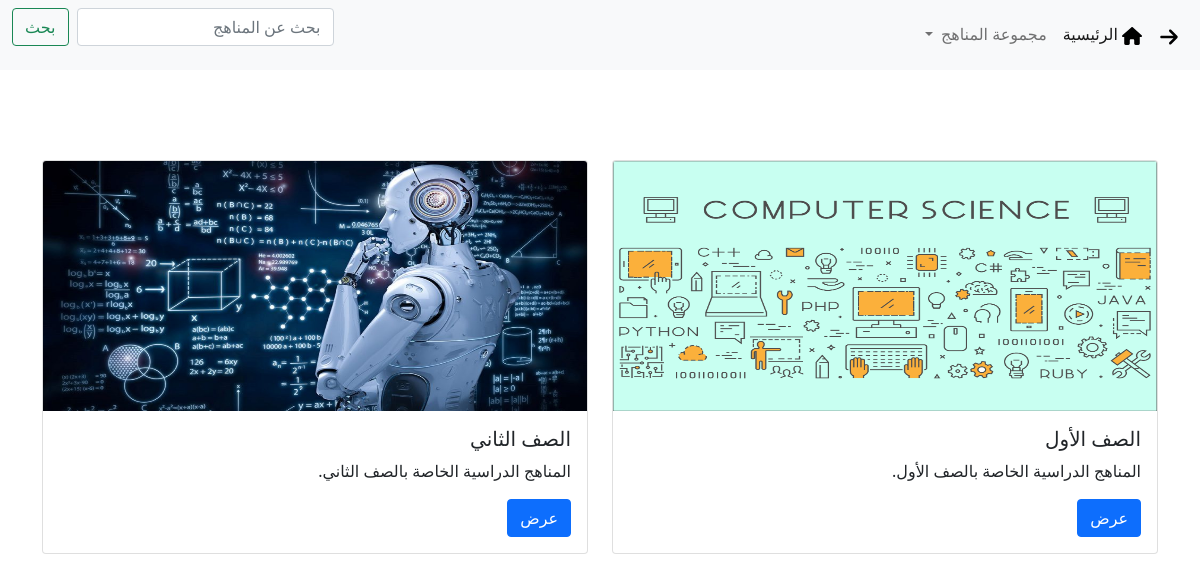
The app's page /, older data.
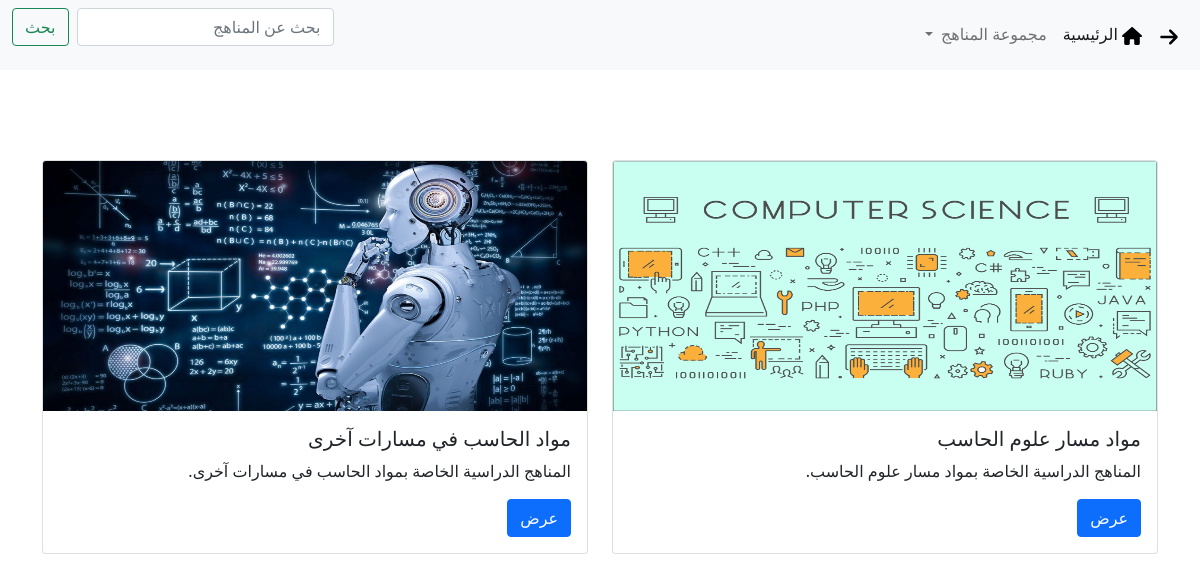
The same page, newer data.
### main/models.py (models this page shows, shortened)
class Grade(models.Model):
    title = models.CharField(max_length=150)

### main/views.py (the view)
def home(request):
    grades = Grade.objects.all()
    return render(request, 'home.html', {'grades': grades})

### templates/home.html (shortened to what this page needs)
<html dir="rtl" lang="ar">
{% load static %}
<link rel="stylesheet" href="https://cdn.jsdelivr.net/npm/bootstrap@5.0.2/dist/css/bootstrap.rtl.min.css">
{% load bootstrap5 %}
{% block navbar %}
<nav class="navbar navbar-expand-lg navbar-light bg-light">
  <div class="container-fluid">
    <div class="collapse navbar-collapse" id="navbarSupportedContent">
      <ul class="navbar-nav me-auto mb-2 mb-lg-0">
        <li class="nav-item">
          <button class="nav-link active btn btn-link" onclick="history.back()" aria-current="page">
          </button>
        </li>
        <li class="nav-item">
          <a class="nav-link active" aria-current="page" href="{% url 'home' %}">
            الرئيسية
          </a>
        </li>
        <li class="nav-item dropdown">
          <a class="nav-link dropdown-toggle" id="navbarDropdown" role="button" data-bs-toggle="dropdown" aria-expanded="false">
            مجموعة المناهج
          </a>
        </li>
      </ul>
      <form class="d-flex" method="post" action="/search/">
        <input class="form-control me-2" type="search" placeholder="بحث عن المناهج" aria-label="Search" name="search">
        <button class="btn btn-outline-success" type="submit">بحث</button>
      </form>
    </div>
  </div>
</nav>
{% endblock %}
{% block content %}
<div class="container">
<div class="row" style="margin-top: 90px">
  {% for grade in grades %}
    <div class="col-6">
        <div class="card">
          <img src="/static/{{ grade.id }}.jpg" class="card-img-top" alt="..." height="250">
            <div class="card-body">
            {% block card_content %}
              <h5 class="card-title">{{ grade.title }}</h5>
              <p class="card-text">المناهج الدراسية الخاصة ب{{ grade.title }}.</p>
              <a href="/grade/{{ grade.pk }}" class="btn btn-primary">عرض</a>
            {% endblock %}
            </div>
          </div>
    </div>
  {% endfor %}
</div>
</div>
{% endblock %}
</html>

Row changes from the older to the newer data that the page shows:
changed Grade: title "الصف الأول" → "مواد مسار علوم الحاسب"
changed Grade: title "الصف الثاني" → "مواد الحاسب في مسارات آخرى"
